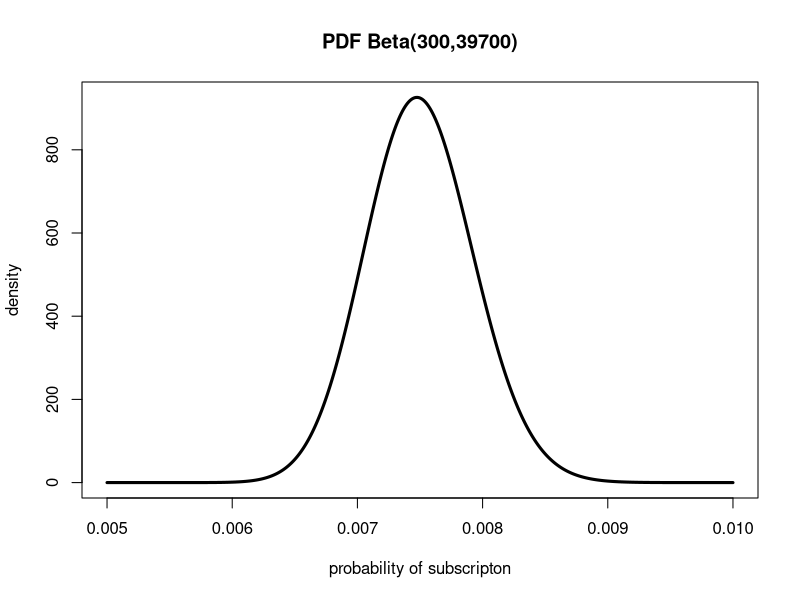
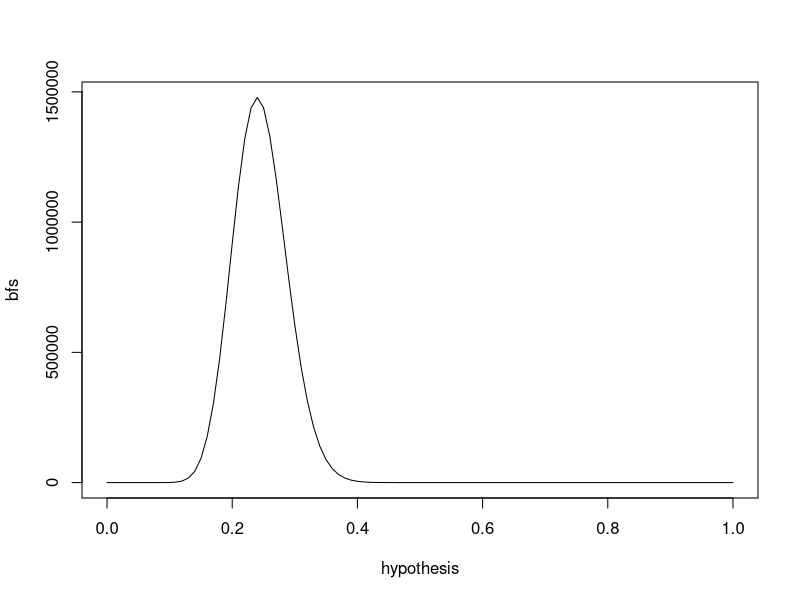

Generate these figures, in order, with R:
## ---- chunk 1
knitr::opts_chunk$set(echo = TRUE)
## ---- chunk 2
pbinom(0,100,0.00720,lower.tail=FALSE)
## ---- chunk 3
integrate (function(p) dbeta(p,14,27),0,0.5)
## ---- chunk 4
xs <- seq(0.005,0.01,by=0.00001)
plot(xs,dbeta(xs,300,40000-300),type="l",lwd=3,
     ylab="density",
     xlab="probability of subscripton",
     main="PDF Beta(300,39700)")
## ---- chunk 5
n.trials <- 100000
prior.alpha <- 3
prior.beta <- 7
a.samples <- rbeta(n.trials,36+prior.alpha,114+prior.beta)
b.samples <- rbeta(n.trials,50+prior.alpha,100+prior.beta)
p.b_superior <- sum(b.samples > a.samples)/n.trials

p.b_superior  

## ---- chunk 6
dx <- 0.01
hypothesis <- seq(0,1,by=dx)
bayes.factor <- function (h_top,h_bottom) {
  ((h_top)^24*(1-h_top)^76)/((h_bottom)^24*(1-h_bottom)^76)
}
bfs <- bayes.factor(hypothesis,0.5)
plot(hypothesis,bfs,type="l")
max(bfs)
hypothesis[which.max(bfs)]
